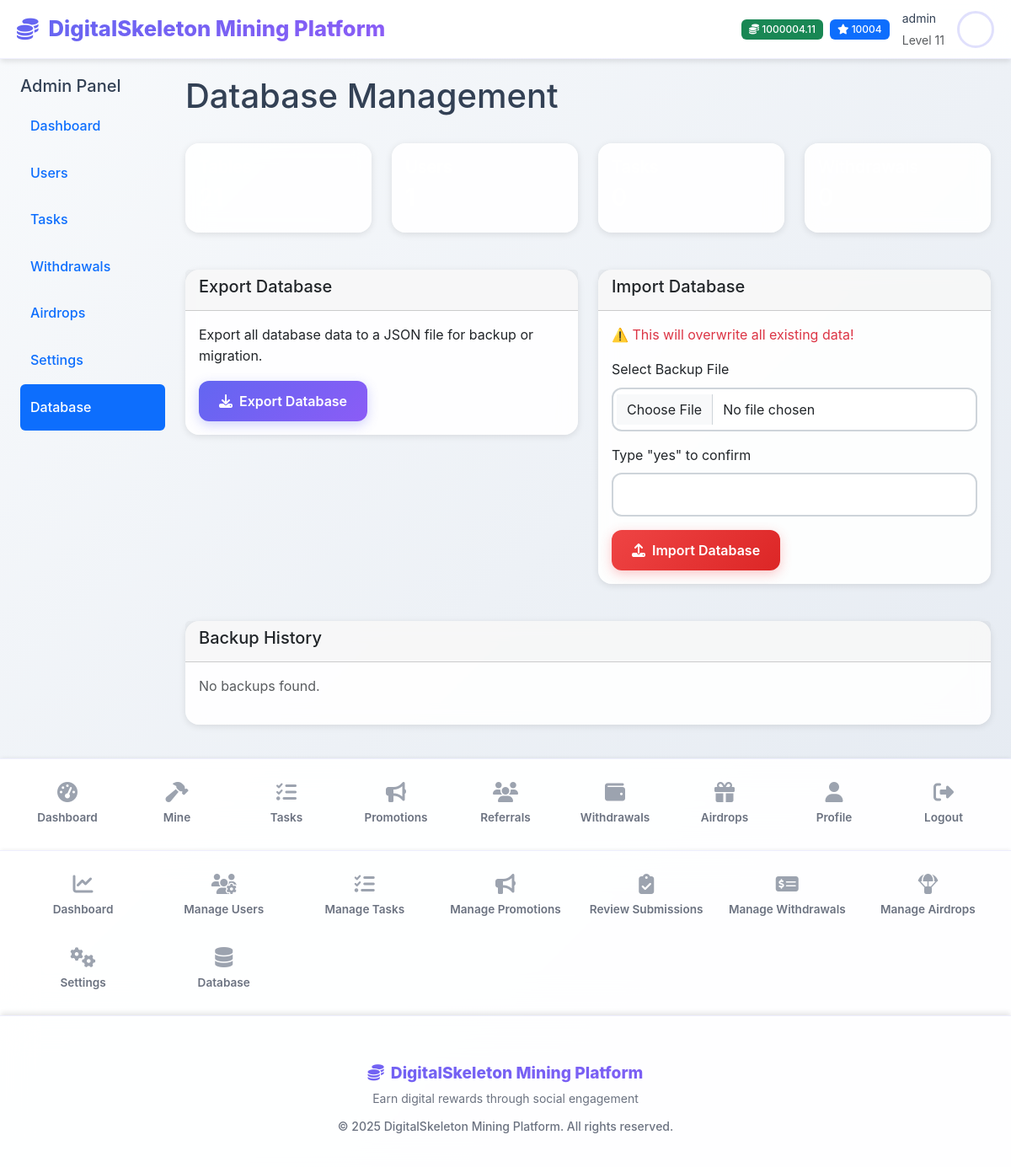
/admin/database (signed in), run on an earlier commit of the app's database.
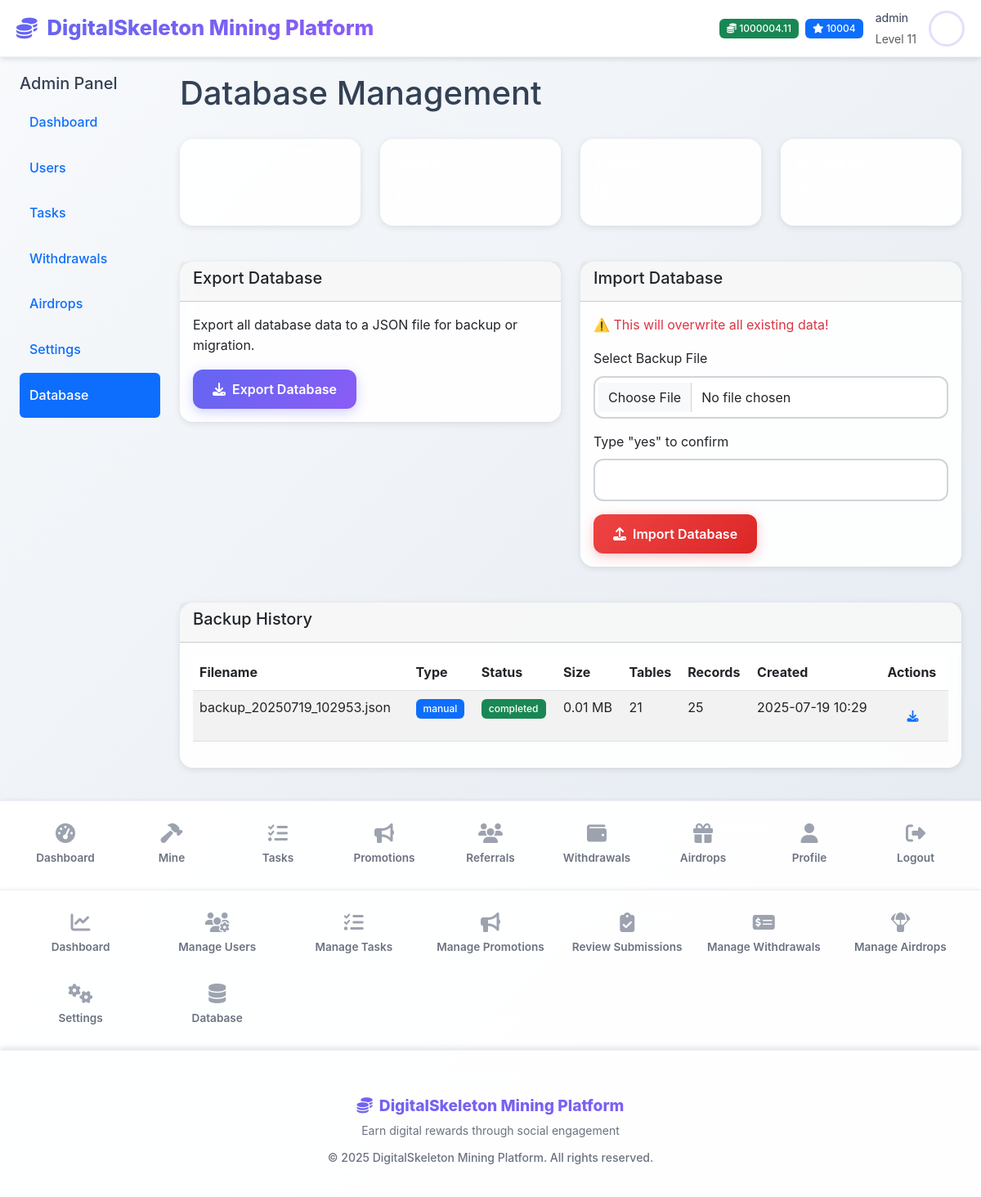
And on a later commit of the database.
### models/settings.py (models this page shows, shortened)
class DatabaseBackup(db.Model):
    id = db.Column(db.Integer, primary_key=True)
    filename = db.Column(db.String(200), nullable=False)
    file_size = db.Column(db.Integer)  # bytes
    backup_type = db.Column(db.String(20), default='manual')  # manual, automatic
    tables_count = db.Column(db.Integer)
    records_count = db.Column(db.Integer)
    status = db.Column(db.String(20), default='completed')  # completed, failed, in_progress
    error_message = db.Column(db.Text)
    created_by = db.Column(db.Integer, db.ForeignKey('user.id'))
    created_at = db.Column(db.DateTime, default=datetime.utcnow)

### core/admin.py (the view)
@admin_bp.route('/database')
@login_required
@admin_required
def database_management():
    backups = DatabaseBackup.query.order_by(DatabaseBackup.created_at.desc()).all()
    inspector = inspect(db.engine)
    tables = inspector.get_table_names()
    stats = {
        'tables_count': len(tables),
        'users_count': User.query.count(),
        'tasks_count': Task.query.count(),
        'withdrawals_count': Withdrawal.query.count(),
        'airdrops_count': Airdrop.query.count(),
    }
    return render_template('admin/database.html', backups=backups, stats=stats)

### app.py (called while the page is built, shortened)
@login_manager.user_loader
def load_user(user_id):
    from models.user import User
    return User.query.get(int(user_id))

@app.before_request
def check_maintenance_mode():
    from flask import current_app
    from models.settings import AppSettings
    if request.endpoint and request.endpoint.startswith('static'):
        return
    if request.endpoint in ['auth.login', 'auth.logout']:
        return
    if request.endpoint and request.endpoint.startswith('admin.') and current_user.is_authenticated and current_user.is_admin:
        return

@app.context_processor
def inject_app_settings():
    from models.settings import AppSettings
    return dict(app_settings=AppSettings.get_settings())

### core/admin.py (called while the page is built)
def admin_required(f):
    @wraps(f)
    def decorated_function(*args, **kwargs):
        if not current_user.is_authenticated or not current_user.is_admin:
            flash('Access denied. Admin privileges required.', 'error')
            return redirect(url_for('index'))
        return f(*args, **kwargs)
    return decorated_function

### models/user.py (called while the page is built)
    @property
    def profile_image_url(self):
        return self.get_profile_image_url()

### templates/admin/database.html (shortened to what the changed rows need)
{% extends "base.html" %}
{% block content %}
<div class="container-fluid">
    <div class="row">
        <div class="col-md-10">
            <div class="d-flex justify-content-between align-items-center mb-4">
                <h1>Database Management</h1>
            </div>
            <div class="card">
                <div class="card-body">
                    {% if backups %}
                    <div class="table-responsive">
                        <table class="table table-striped">
                            <thead>
                                <tr>
                                    <th>Filename</th>
                                    <th>Type</th>
                                    <th>Status</th>
                                    <th>Size</th>
                                    <th>Tables</th>
                                    <th>Records</th>
                                    <th>Created</th>
                                    <th>Actions</th>
                                </tr>
                            </thead>
                            <tbody>
                                {% for backup in backups %}
                                <tr>
                                    <td>{{ backup.filename }}</td>
                                    <td>
                                        <span class="badge bg-{{ 'primary' if backup.backup_type == 'manual' else 'secondary' }}">
                                            {{ backup.backup_type }}
                                        </span>
                                    </td>
                                    <td>
                                        <span class="badge bg-{{ 'success' if backup.status == 'completed' else 'danger' if backup.status == 'failed' else 'warning' }}">
                                            {{ backup.status }}
                                        </span>
                                    </td>
                                    <td>{{ ((backup.file_size or 0) / 1024 / 1024) | round(2) }} MB</td>
                                    <td>{{ backup.tables_count or '-' }}</td>
                                    <td>{{ backup.records_count or '-' }}</td>
                                    <td>{{ backup.created_at.strftime('%Y-%m-%d %H:%M') }}</td>
                                    <td>
                                        {% if backup.status == 'completed' %}
                                            <a href="{{ url_for('admin.download_backup', filename=backup.filename) }}" class="btn btn-sm btn-outline-primary">
                                                <i class="fas fa-download"></i>
                                            </a>
                                        {% endif %}
                                    </td>
                                </tr>
                                {% endfor %}
                            </tbody>
                        </table>
                    </div>
                    {% else %}
                    <p class="text-muted">No backups found.</p>
                    {% endif %}
                </div>
            </div>
        </div>
    </div>
</div>
{% endblock %}

What changed in the data, as far as the page shows it:
added DatabaseBackup: filename "backup_20250719_102953.json", backup_type "manual", status "completed", ((backup.file_sizeor0)/1024/1024)|round(2) "0.01", tables_count "21", records_count "25", created_at "2025-07-19 10:29"
Also different on the page:
text no longer shown: "No backups found."
text now shown: "Filename Type Status Size Tables Records Created Actions"
